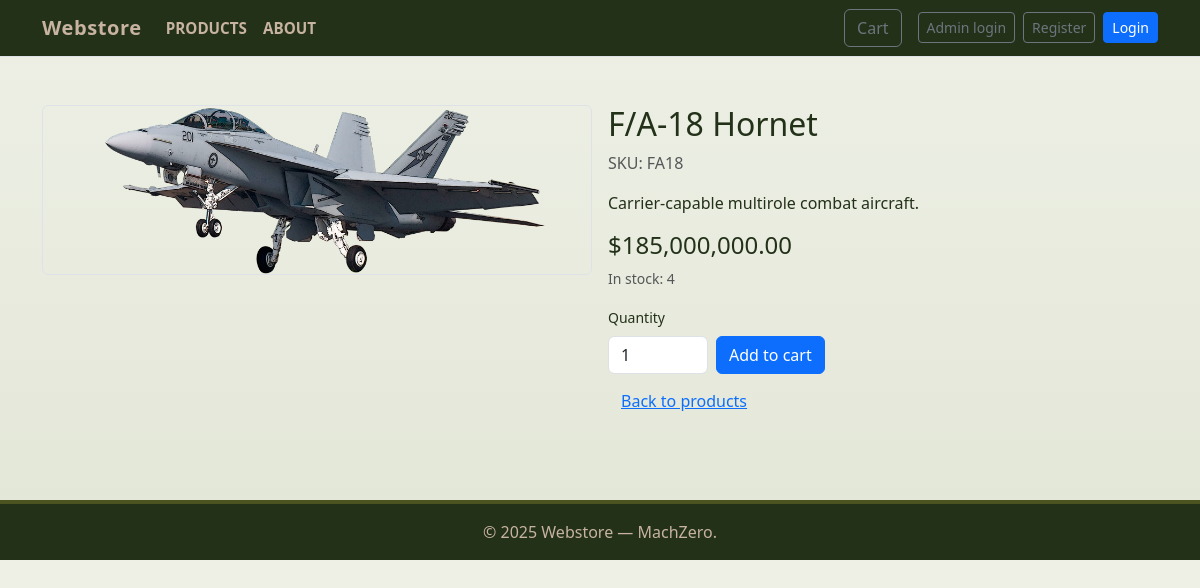
The page /product/FA18 on the database its author committed.
### tables this page shows
CREATE TABLE products (
        id INTEGER PRIMARY KEY,
        sku TEXT UNIQUE NOT NULL,
        name TEXT NOT NULL,
        description TEXT,
        price REAL NOT NULL,
        image TEXT,
        created_at TEXT NOT NULL
    , stock INTEGER NOT NULL DEFAULT 0);

### app.py (the view)
@app.route("/product/<sku>")
def product_detail(sku):
    db = get_db()
    sku_upper = sku.upper()
    p = db.execute("SELECT id, sku, name, description, price, image, stock FROM products WHERE sku = ?", (sku_upper,)).fetchone()
    if not p:
        return redirect(url_for("products"))
    return render_template("product_detail.html", product=dict(p))

### app.py (called while the page is built)
def get_db():
    if 'db' not in g:
        conn = sqlite3.connect(DB_PATH)
        conn.row_factory = sqlite3.Row
        conn.execute("PRAGMA foreign_keys = ON;")
        g.db = conn
    return g.db

@app.context_processor
def inject_cart_count():
    cart = session.get("cart", {}) if session is not None else {}
    try:
        count = sum(int(v) for v in cart.values()) if cart else 0
    except Exception:
        count = 0
    return {"cart_count": count}

### templates/product_detail.html (shortened to what this page needs)
<!doctype html>
<html lang="en">
<head>
  <link href="https://cdn.jsdelivr.net/npm/bootstrap@5.3.0/dist/css/bootstrap.min.css" rel="stylesheet">
  <link rel="stylesheet" href="{{ url_for('static', filename='css/styles.css') }}">
</head>
<body>
  {% include 'navbar.html' %}
  <main class="container py-5">
    <div class="row g-3">
      <div class="col-md-6">
        <img src="{{ url_for('static', filename=product.image) }}" alt="{{ product.name }}" class="img-fluid border rounded">
      </div>
      <div class="col-md-6">
        <h2>{{ product.name }}</h2>
        <p class="text-muted">SKU: {{ product.sku }}</p>
        <p>{{ product.description }}</p>
        <h4 class="mt-3">${{ "{:,.2f}".format(product.price) }}</h4>
        <p class="small text-muted">In stock: {{ product.stock }}</p>
        <form method="post" action="{{ url_for('cart_add') }}" class="row g-2">
          <div class="col-auto">
            <label class="form-label small">Quantity</label>
            <input type="number" name="qty" value="1" min="1" max="{{ product.stock }}" class="form-control" style="width:100px">
          </div>
          <div class="col-auto align-self-end">
            <button class="btn btn-primary" type="submit" {% if product.stock <= 0 %}disabled{% endif %}>Add to cart</button>
          </div>
          <div class="col-12 mt-2">
            <a href="{{ url_for('products') }}" class="btn btn-link">Back to products</a>
          </div>
        </form>
      </div>
    </div>
  </main>
</body>
<footer>
  <div class="container">
    &copy; {{ 2025 }} Webstore — MachZero.
  </div>
</footer>
</html>

### templates/navbar.html (shortened to what this page needs)
<nav class="navbar navbar-expand-lg navbar-light bg-light border-bottom">
  <div class="container">
    <a class="navbar-brand" href="{{ url_for('index') }}">Webstore</a>
    <div class="collapse navbar-collapse" id="navMain">
      <ul class="navbar-nav me-auto mb-2 mb-lg-0">
        <li class="nav-item"><a class="nav-link" href="{{ url_for('products') }}">Products</a></li>
        <li class="nav-item"><a class="nav-link" href="{{ url_for('about') }}">About</a></li>
      </ul>
      <div class="d-flex align-items-center">
        <a class="btn btn-outline-secondary position-relative me-3" href="{{ url_for('cart_view') }}">
          Cart
        </a>
        {% if session.get('is_admin') %}
          <a class="btn btn-sm btn-outline-primary me-2" href="{{ url_for('admin_products') }}">Admin dashboard</a>
          <a class="btn btn-sm btn-outline-danger me-2" href="{{ url_for('admin_logout') }}">Admin logout</a>
        {% else %}
          <a class="btn btn-sm btn-outline-secondary me-2" href="{{ url_for('admin_login') }}">Admin login</a>
        {% endif %}
        {% if session.get('customer_name') %}
          <span class="me-2 small text-muted">Hello, {{ session.get('customer_name') }}</span>
          <a class="btn btn-sm btn-outline-danger" href="{{ url_for('logout') }}">Logout</a>
        {% else %}
          <a class="btn btn-sm btn-outline-secondary me-2" href="{{ url_for('register') }}">Register</a>
          <a class="btn btn-sm btn-primary" href="{{ url_for('login') }}">Login</a>
        {% endif %}
      </div>
    </div>
  </div>
</nav>

### static/css/styles.css (style rules this page uses)
:root { --olive: #4b5320; --army-dark: #233119; --khaki: #c7b39f; --sand: #e6dcc8; --accent: #8b1f1f; --white: #ffffff; --navy: #001a66; }
body { background: linear-gradient(180deg, #eef0e6 0%, #e2e6d6 100%); color: var(--army-dark); font-family: "Segoe UI", Roboto, "Helvetica Neue", Arial, sans-serif; margin: 0; }
body { transition: opacity 320ms ease-in-out; will-change: opacity; }
.navbar { background: var(--army-dark) !important; border-bottom: 4px solid var(--olive); }
.navbar .navbar-brand { color: var(--khaki) !important; font-weight: 800; letter-spacing: .6px; }
.navbar .nav-link { color: var(--khaki) !important; font-weight: 600; text-transform: uppercase; font-size: 0.95rem; }
footer { background: var(--army-dark); color: var(--khaki); border-top: 4px solid var(--olive); padding: 1rem 0; margin-top: 2rem; text-align: center; }

### rows shown on the page
products: image (picture), name "F/A-18 Hornet", sku "FA18", description "Carrier-capable multirole combat aircraft.", price "185,000,000.00", stock "4"

### other values the page prints
{{ 2025 }} "2025"
